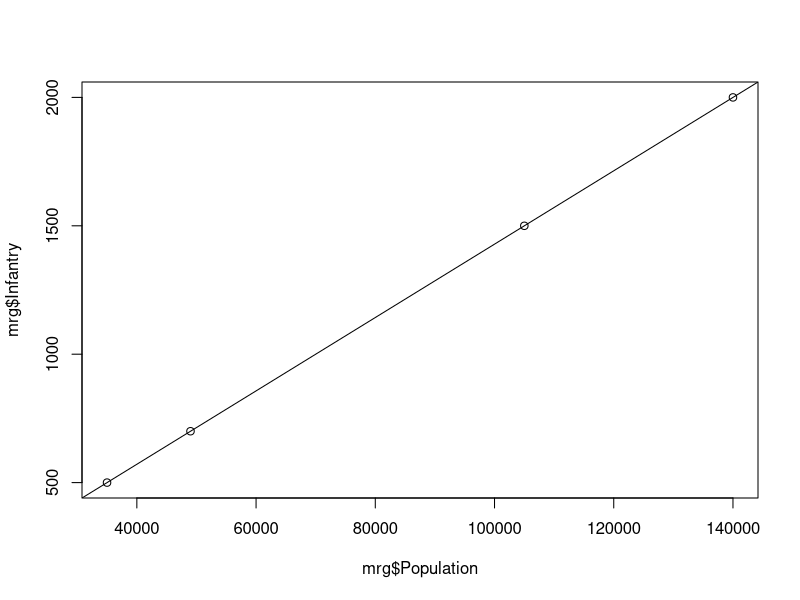

This figure's R source:
## ---- chunk 1
chests <- c('gold', 'silver', 'gems', 'gold', 'gems')
types <- factor(chests)
# ---
print(chests)
print(types)
levels(types)
# ---
weights <- c(300, 200, 100, 250, 150)
prices <- c(9000, 5000, 12000, 7500, 18000)
# ---
print(weights)
print(prices)
# ---
treasure <- data.frame(weights, prices, types)
print(treasure)
## ---- chunk 2
treasure[[2]]
treasure[["weights"]]
treasure$prices
treasure[["types"]]
# ---
## ---- chunk 3
# List objects
ls()
## ---- chunk 4
targets <- read.csv("Data Try R/targets.csv", as.is = TRUE, sep=";")
infantry <- read.table("Data Try R/infantry.txt", sep="\t", header=TRUE)
# ---
mrg <- merge(x = targets, y = infantry)
mrg # Посмотреть датафрейм
## ---- chunk 5
#targets <- read.csv("Data Try R/targets.csv", as.is = TRUE, sep=";")
#infantry <- read.table("Data Try R/infantry.txt", sep="\t", header=TRUE)
#mrg <- merge(x = targets, y = infantry)
#mrg
# ---
cor.test(mrg$Population,mrg$Infantry)
# ---
line <- lm(mrg$Infantry~mrg$Population)
line
plot(mrg$Population, mrg$Infantry)
abline(line)
